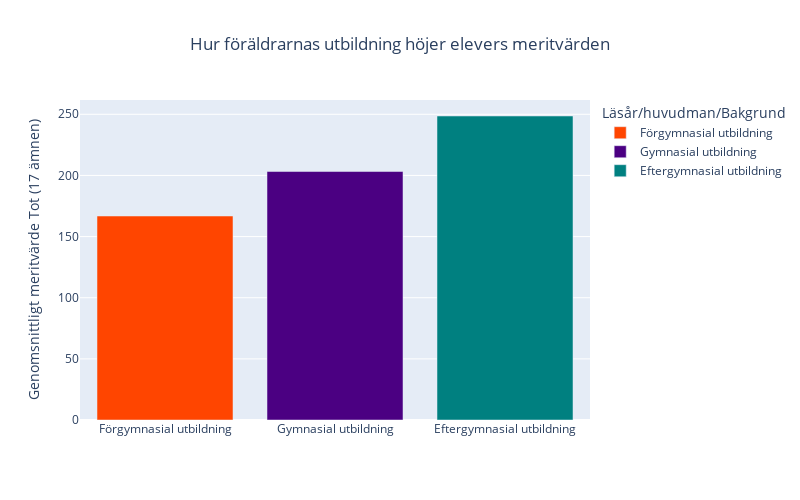
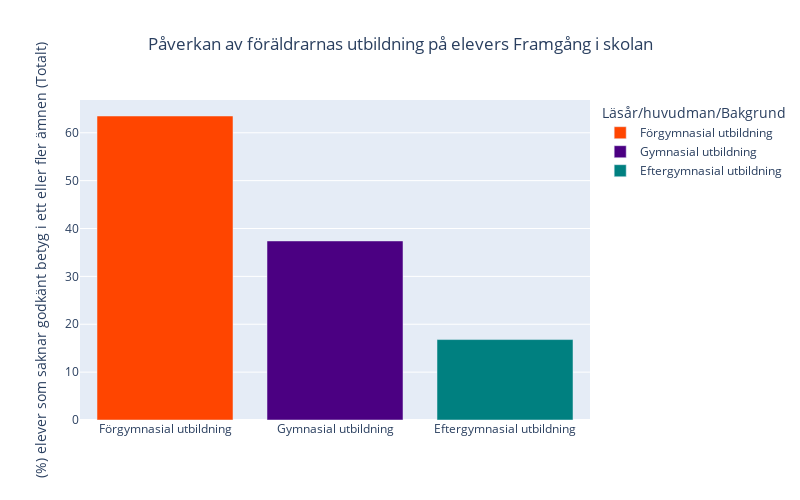

The cell these charts' notebook holds for them, in order:
### Markdown cell above
### C.) Plot

- This code generates two bar charts using Plotly, showing the relationship between parental education levels and student academic outcomes. 
- The first chart visualizes average merit scores across 17 subjects, while the second displays the percentage of students lacking passing grades, both categorized by parental education level.
- The charts are customized for better readability

### Code cell
# Create a bar plot for the average merit scores of students based on parental education level
fig_merit = px.bar(df_filtered_parents, x='Läsår/huvudman/Bakgrund',
                   y='Genomsnittligt meritvärde Tot (17 ämnen)',
                   title='Hur föräldrarnas utbildning höjer elevers meritvärden',
                   color='Läsår/huvudman/Bakgrund',  # Color code bars based on the category of parental education
                   color_discrete_map={  
                       'Förgymnasial utbildning': 'orangered', # Map colors to specific education levels
                       'Gymnasial utbildning': 'indigo',
                       'Eftergymnasial utbildning': 'teal'
                   })
fig_merit.update_layout(width=800, height=500, title_x= 0.5, xaxis_title = '') # Update layout settings for a better presentation
fig_merit.write_html("../Labb2/Visualiseringar/parents_merit_value.html")

fig_merit.show()


# Create a second bar plot showing the percentage of students lacking passing grades based on parental education level
fig_andel = px.bar(df_filtered_parents, x='Läsår/huvudman/Bakgrund',
                   y='(%) elever som saknar godkänt betyg i ett eller fler ämnen (Totalt)',
                   title='Påverkan av föräldrarnas utbildning på elevers Framgång i skolan',
                   color='Läsår/huvudman/Bakgrund', 
                   color_discrete_map={ 
                       'Förgymnasial utbildning': 'orangered',
                       'Gymnasial utbildning': 'indigo',
                       'Eftergymnasial utbildning': 'teal'
                   })
fig_andel.update_layout(width=800, height=500, title_x= 0.5, xaxis_title = '')
fig_andel.write_html("../Labb2/Visualiseringar/Better_education_higher_merit.html")
fig_andel.show()

### Figure 1 — Plotly figure (JSON) as saved in the notebook; plotly's stock layout.template omitted (floating-point values rounded to 4 significant figures)
{"data": [{"alignmentgroup": "True", "hovertemplate": "Läsår/huvudman/Bakgrund=%{x}<br>Genomsnittligt meritvärde Tot (17 ämnen)=%{y}<extra></extra>", "legendgroup": "Förgymnasial utbildning", "marker": {"color": "orangered", "pattern": {"shape": ""}}, "name": "Förgymnasial utbildning", "offsetgroup": "Förgymnasial utbildning", "orientation": "v", "showlegend": true, "textposition": "auto", "type": "bar", "x": ["Förgymnasial utbildning"], "xaxis": "x", "y": [166.8], "yaxis": "y"}, {"alignmentgroup": "True", "hovertemplate": "Läsår/huvudman/Bakgrund=%{x}<br>Genomsnittligt meritvärde Tot (17 ämnen)=%{y}<extra></extra>", "legendgroup": "Gymnasial utbildning", "marker": {"color": "indigo", "pattern": {"shape": ""}}, "name": "Gymnasial utbildning", "offsetgroup": "Gymnasial utbildning", "orientation": "v", "showlegend": true, "textposition": "auto", "type": "bar", "x": ["Gymnasial utbildning"], "xaxis": "x", "y": [203.2], "yaxis": "y"}, {"alignmentgroup": "True", "hovertemplate": "Läsår/huvudman/Bakgrund=%{x}<br>Genomsnittligt meritvärde Tot (17 ämnen)=%{y}<extra></extra>", "legendgroup": "Eftergymnasial utbildning", "marker": {"color": "teal", "pattern": {"shape": ""}}, "name": "Eftergymnasial utbildning", "offsetgroup": "Eftergymnasial utbildning", "orientation": "v", "showlegend": true, "textposition": "auto", "type": "bar", "x": ["Eftergymnasial utbildning"], "xaxis": "x", "y": [248.6], "yaxis": "y"}], "layout": {"barmode": "relative", "height": 500, "legend": {"title": {"text": "Läsår/huvudman/Bakgrund"}, "tracegroupgap": 0}, "title": {"text": "Hur föräldrarnas utbildning höjer elevers meritvärden", "x": 0.5}, "width": 800, "xaxis": {"anchor": "y", "categoryarray": ["Förgymnasial utbildning", "Gymnasial utbildning", "Eftergymnasial utbildning"], "categoryorder": "array", "domain": [0, 1], "title": {"text": ""}}, "yaxis": {"anchor": "x", "domain": [0, 1], "title": {"text": "Genomsnittligt meritvärde Tot (17 ämnen)"}}}}

### Figure 2 — Plotly figure (JSON) as saved in the notebook; plotly's stock layout.template omitted (floating-point values rounded to 4 significant figures)
{"data": [{"alignmentgroup": "True", "hovertemplate": "Läsår/huvudman/Bakgrund=%{x}<br>(%) elever som saknar godkänt betyg i ett eller fler ämnen (Totalt)=%{y}<extra></extra>", "legendgroup": "Förgymnasial utbildning", "marker": {"color": "orangered", "pattern": {"shape": ""}}, "name": "Förgymnasial utbildning", "offsetgroup": "Förgymnasial utbildning", "orientation": "v", "showlegend": true, "textposition": "auto", "type": "bar", "x": ["Förgymnasial utbildning"], "xaxis": "x", "y": [63.5], "yaxis": "y"}, {"alignmentgroup": "True", "hovertemplate": "Läsår/huvudman/Bakgrund=%{x}<br>(%) elever som saknar godkänt betyg i ett eller fler ämnen (Totalt)=%{y}<extra></extra>", "legendgroup": "Gymnasial utbildning", "marker": {"color": "indigo", "pattern": {"shape": ""}}, "name": "Gymnasial utbildning", "offsetgroup": "Gymnasial utbildning", "orientation": "v", "showlegend": true, "textposition": "auto", "type": "bar", "x": ["Gymnasial utbildning"], "xaxis": "x", "y": [37.4], "yaxis": "y"}, {"alignmentgroup": "True", "hovertemplate": "Läsår/huvudman/Bakgrund=%{x}<br>(%) elever som saknar godkänt betyg i ett eller fler ämnen (Totalt)=%{y}<extra></extra>", "legendgroup": "Eftergymnasial utbildning", "marker": {"color": "teal", "pattern": {"shape": ""}}, "name": "Eftergymnasial utbildning", "offsetgroup": "Eftergymnasial utbildning", "orientation": "v", "showlegend": true, "textposition": "auto", "type": "bar", "x": ["Eftergymnasial utbildning"], "xaxis": "x", "y": [16.8], "yaxis": "y"}], "layout": {"barmode": "relative", "height": 500, "legend": {"title": {"text": "Läsår/huvudman/Bakgrund"}, "tracegroupgap": 0}, "title": {"text": "Påverkan av föräldrarnas utbildning på elevers Framgång i skolan", "x": 0.5}, "width": 800, "xaxis": {"anchor": "y", "categoryarray": ["Förgymnasial utbildning", "Gymnasial utbildning", "Eftergymnasial utbildning"], "categoryorder": "array", "domain": [0, 1], "title": {"text": ""}}, "yaxis": {"anchor": "x", "domain": [0, 1], "title": {"text": "(%) elever som saknar godkänt betyg i ett eller fler ämnen (Totalt)"}}}}
